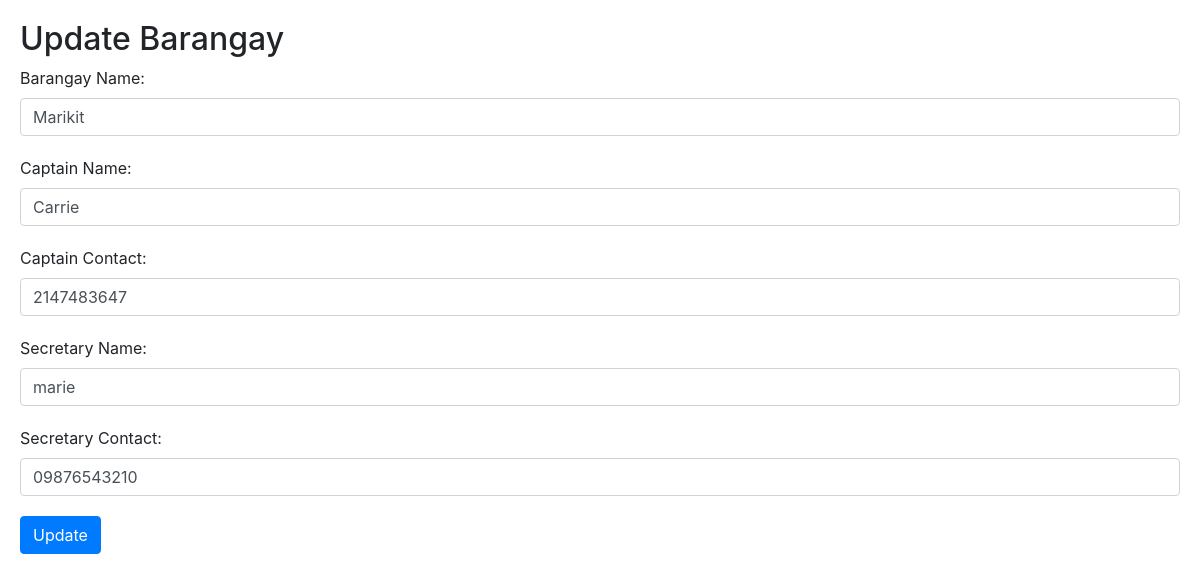
Screenshot of /update_barangay.php?id=1 with the database file from the repository.
### tables this page shows
CREATE TABLE `barangays` (
  `barangay_id` int(11) NOT NULL,
  `barangay_name` varchar(50) NOT NULL,
  `captain_name` varchar(255) NOT NULL,
  `captain_contact` int(11) NOT NULL,
  `secretary_name` varchar(255) DEFAULT NULL,
  `secretary_contact` varchar(20) DEFAULT NULL,
  `created_at` timestamp NOT NULL DEFAULT current_timestamp(),
  `updated_at` timestamp NOT NULL DEFAULT current_timestamp() ON UPDATE current_timestamp()
);

### update_barangay.php (the view, shortened to what this page needs)
<!DOCTYPE html>
<html>
<head>
    <link rel="stylesheet" href="https://stackpath.bootstrapcdn.com/bootstrap/4.5.2/css/bootstrap.min.css">
</head>
<body>
    <h2>Update Barangay</h2>
    <?php
    include_once "db_conn.php";
    if(isset($_GET['id'])) {
        $id = $_GET['id'];
        $sql = "SELECT * FROM barangays WHERE barangay_id = $id";
        $result = $conn->query($sql);
        if ($result->num_rows == 1) {
            $row = $result->fetch_assoc();
            ?>
            <form action="update_barangay_process.php" method="post">
                <div class="form-group">
                    <label for="barangay_name">Barangay Name:</label>
                    <input type="text" class="form-control" id="barangay_name" name="barangay_name" value="<?php echo $row['barangay_name']; ?>">
                </div>
                <div class="form-group">
                    <label for="captain_name">Captain Name:</label>
                    <input type="text" class="form-control" id="captain_name" name="captain_name" value="<?php echo $row['captain_name']; ?>">
                </div>
                <div class="form-group">
                    <label for="captain_contact">Captain Contact:</label>
                    <input type="text" class="form-control" id="captain_contact" name="captain_contact" value="<?php echo $row['captain_contact']; ?>">
                </div>
                <div class="form-group">
                    <label for="secretary_name">Secretary Name:</label>
                    <input type="text" class="form-control" id="secretary_name" name="secretary_name" value="<?php echo $row['secretary_name']; ?>">
                </div>
                <div class="form-group">
                    <label for="secretary_contact">Secretary Contact:</label>
                    <input type="text" class="form-control" id="secretary_contact" name="secretary_contact" value="<?php echo $row['secretary_contact']; ?>">
                </div>
                <button type="submit" class="btn btn-primary">Update</button>
            </form>
            <?php
        } else {
            echo "Barangay not found.";
        }
    } else {
        echo "Barangay ID not provided.";
    }
    ?>
</body>
</html>

### update_barangay.php (style rules this page uses)
body { padding: 20px; }
.form-group { margin-bottom: 20px; }

### rows the page displays
barangays: barangay_name "Marikit", captain_name "Carrie", captain_contact "2147483647", secretary_name "marie", secretary_contact "09876543210"
